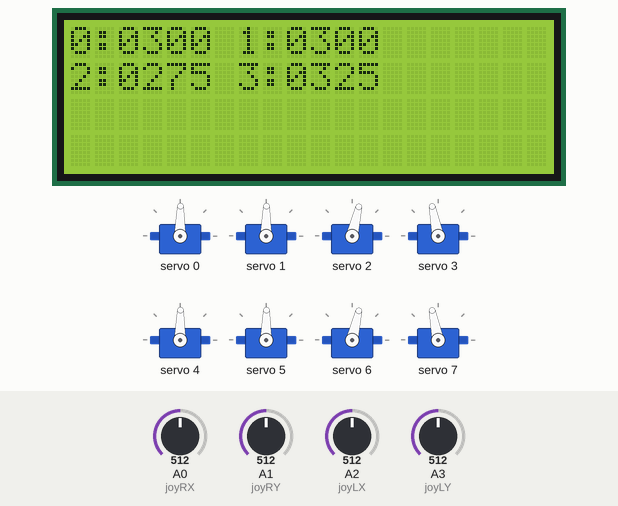
Recording of a sketch running on a simulated Arduino Uno, built with avr-gcc and run on an emulated ATmega328P. Parts: 20×4 character LCD, 8 × servo. The test bench sets the inputs (shaded band); at power-on: A0 (joyRX) = 512, A1 (joyRY) = 512, A3 (joyLY) = 512, A2 (joyLX) = 512. What the sketch prints to the serial monitor is not drawn.

Above: at 5.2 s.
5.3 s: A0 (joyRX) set to 610
At 6.3 s:
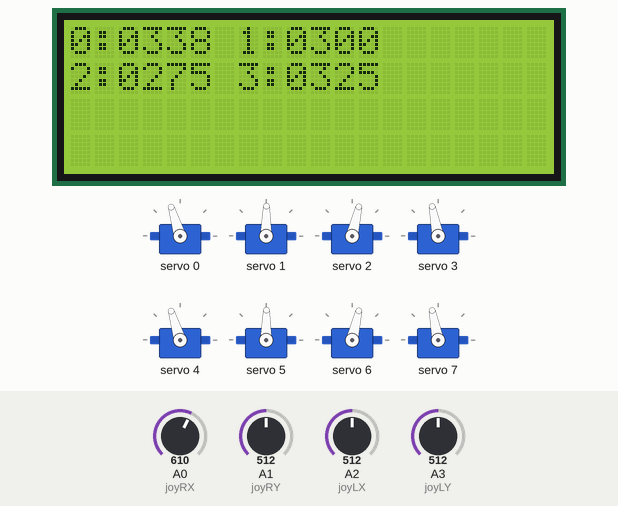
6.8 s: A1 (joyRY) set to 610
At 7.5 s:
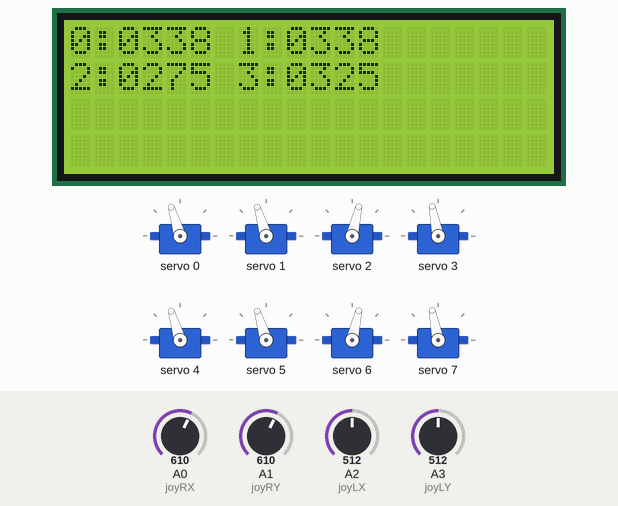
8.3 s: A3 (joyLY) set to 610
At 8.7 s:
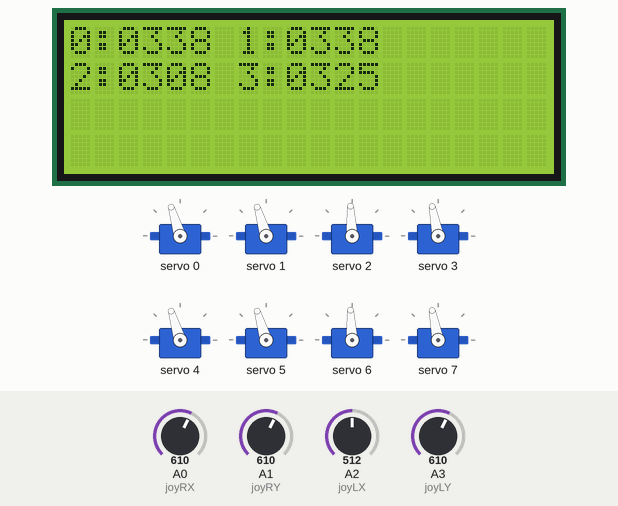
9.8 s: A2 (joyLX) set to 716
At 11.0 s:
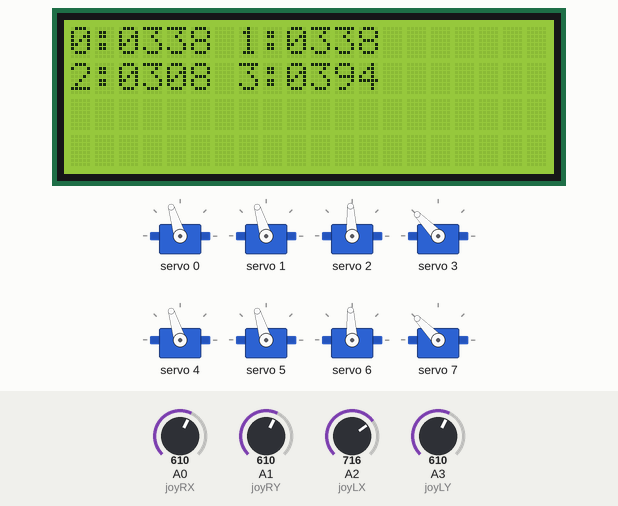
11.3 s: A0 (joyRX) set to 716
At 12.4 s:
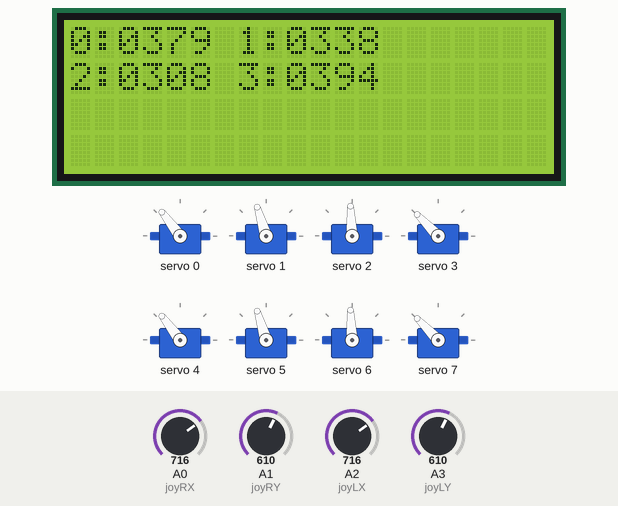
12.8 s: A1 (joyRY) set to 716
At 13.6 s:
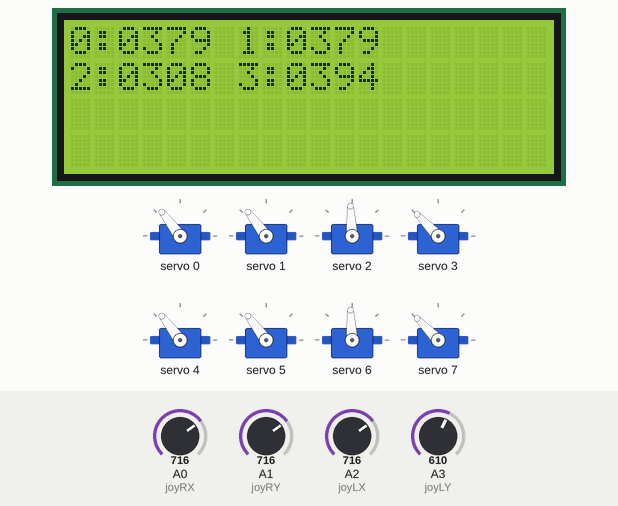
Timing chart, 0 to 15.3 s (numbered marks = the images above; inputs shaded):
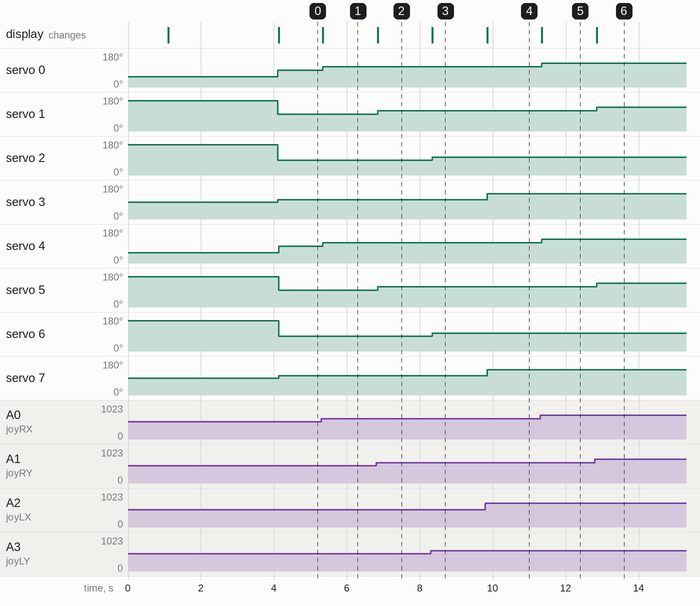

The sketch:

sketch_jul05a.ino
```cpp
//YWROBOT
//Compatible with the Arduino IDE 1.0
//Library version:1.1
#include <LiquidCrystal_I2C.h>
#include <Wire.h>
#include <Adafruit_PWMServoDriver.h>

LiquidCrystal_I2C lcd(0x27,20,4);  // set the LCD address to 0x27 for a 16 chars and 2 line display

// called this way, it uses the default address 0x40
Adafruit_PWMServoDriver pwm = Adafruit_PWMServoDriver();
// you can also call it with a different address you want
//Adafruit_PWMServoDriver pwm = Adafruit_PWMServoDriver(0x41);
// you can also call it with a different address and I2C interface
//Adafruit_PWMServoDriver pwm = Adafruit_PWMServoDriver(0x40, Wire);

#define SERVOMIN  150 // This is the 'minimum' pulse length count (out of 4096)
#define SERVOMAX  600 // This is the 'maximum' pulse length count (out of 4096)
#define USMIN  600 // This is the rounded 'minimum' microsecond length based on the minimum pulse of 150
#define USMAX  2400 // This is the rounded 'maximum' microsecond length based on the maximum pulse of 600
#define SERVO_FREQ 50 // Analog servos run at ~50 Hz updates


#define joyRX A0
#define joyRY A1

#define joyLX A2
#define joyLY A3

char strX[16];
char strY[16];


void setup() {
  Serial.begin(9600);
    lcd.init();                      // initialize the lcd
  // Print a message to the LCD.
  lcd.backlight();
  lcd.setCursor(3,0);
  lcd.print("StartUp:");
  delay(1000);
  Serial.println("8 channel Servo test!");
   pwm.begin();
  /*
   * In theory the internal oscillator (clock) is 25MHz but it really isn't
   * that precise. You can 'calibrate' this by tweaking this number until
   * you get the PWM update frequency you're expecting!
   * The int.osc. for the PCA9685 chip is a range between about 23-27MHz and
   * is used for calculating things like writeMicroseconds()
   * Analog servos run at ~50 Hz updates, It is importaint to use an
   * oscilloscope in setting the int.osc frequency for the I2C PCA9685 chip.
   * 1) Attach the oscilloscope to one of the PWM signal pins and ground on
   *    the I2C PCA9685 chip you are setting the value for.
   * 2) Adjust setOscillatorFrequency() until the PWM update frequency is the
   *    expected value (50Hz for most ESCs)
   * Setting the value here is specific to each individual I2C PCA9685 chip and
   * affects the calculations for the PWM update frequency.
   * Failure to correctly set the int.osc value will cause unexpected PWM results
   */
  pwm.setOscillatorFrequency(27000000);
  pwm.setPWMFreq(SERVO_FREQ);  // Analog servos run at ~50 Hz updates

  delay(10);

pwm.setPWM(0, 0, 225);
pwm.setPWM(1, 0, 450);
pwm.setPWM(2, 0, 450);
pwm.setPWM(3, 0, 300);

pwm.setPWM(4, 0, 225);
pwm.setPWM(5, 0, 450);
pwm.setPWM(6, 0, 450);
pwm.setPWM(7, 0, 300);

  lcd.setCursor(2,1);
  lcd.print("Initialized");
  delay(3000);
}

// You can use this function if you'd like to set the pulse length in seconds
// e.g. setServoPulse(0, 0.001) is a ~1 millisecond pulse width. It's not precise!
void setServoPulse(uint8_t n, double pulse) {
  double pulselength;

  pulselength = 1000000;   // 1,000,000 us per second
  pulselength /= SERVO_FREQ;   // Analog servos run at ~60 Hz updates
  Serial.print(pulselength); Serial.println(" us per period");
  pulselength /= 4096;  // 12 bits of resolution
  Serial.print(pulselength); Serial.println(" us per bit");
  pulse *= 1000000;  // convert input seconds to us
  pulse /= pulselength;
  Serial.println(pulse);
  pwm.setPWM(n, 0, pulse);
}

void loop() {
  // put your main code here, to run repeatedly:
int RxValue = analogRead(joyRX);
int RyValue = analogRead(joyRY);
int LxValue = analogRead(joyLX);
int LyValue = analogRead(joyLY);

//Smooth Arm

int servo0_val=map(RxValue, 0, 1023, 100, 500);
pwm.setPWM(0, 0, servo0_val);

int servo1_val=map(RyValue, 0, 1023, 100, 500);
pwm.setPWM(1, 0, servo1_val);

int servo2_val=map(LyValue, 0, 1023, 100, 450);
pwm.setPWM(2, 0, servo2_val);

int servo3_val=map(LxValue, 0, 1023, 150, 500);
pwm.setPWM(3, 0, servo3_val);

//Bumpy Arm

int servo4_val=map(RxValue, 0, 1023, 100, 500);
pwm.setPWM(4, 0, servo4_val);

int servo5_val=map(RyValue, 0, 1023, 100, 500);
pwm.setPWM(5, 0, servo5_val);

int servo6_val=map(LyValue, 0, 1023, 100, 450);
pwm.setPWM(6, 0, servo6_val);

int servo7_val=map(LxValue, 0, 1023, 150, 500);
pwm.setPWM(7, 0, servo7_val);


sprintf(strX,"0:%04d 1:%04d", servo0_val, servo1_val); // use sprintf() to compose the string str
lcd.setCursor(0,0);
lcd.print(strX);

sprintf(strY,"2:%04d 3:%04d", servo2_val, servo3_val); // use sprintf() to compose the string str
lcd.setCursor(0,1);
lcd.print(strY);


}
```

Measured:
- after the input at 5.3 s, servo 0, servo 4: 89° → 107° at once; the display: changes at once (image 1)
- after the input at 6.8 s, servo 1, servo 5: 89° → 107° at once; the display: changes at once (image 2)
- after the input at 8.3 s, servo 2, servo 6: 77° → 93° after 0.05 s; the display: changes after 0.05 s (image 3)
- after the input at 9.8 s, servo 3, servo 7: 101° → 134° after 0.05 s; the display: changes after 0.05 s (image 4)
- after the input at 11.3 s, servo 0, servo 4: 107° → 127° after 0.05 s; the display: changes after 0.05 s (image 5)
- after the input at 12.8 s, servo 1, servo 5: 107° → 127° after 0.05 s; the display: changes after 0.05 s (image 6)
